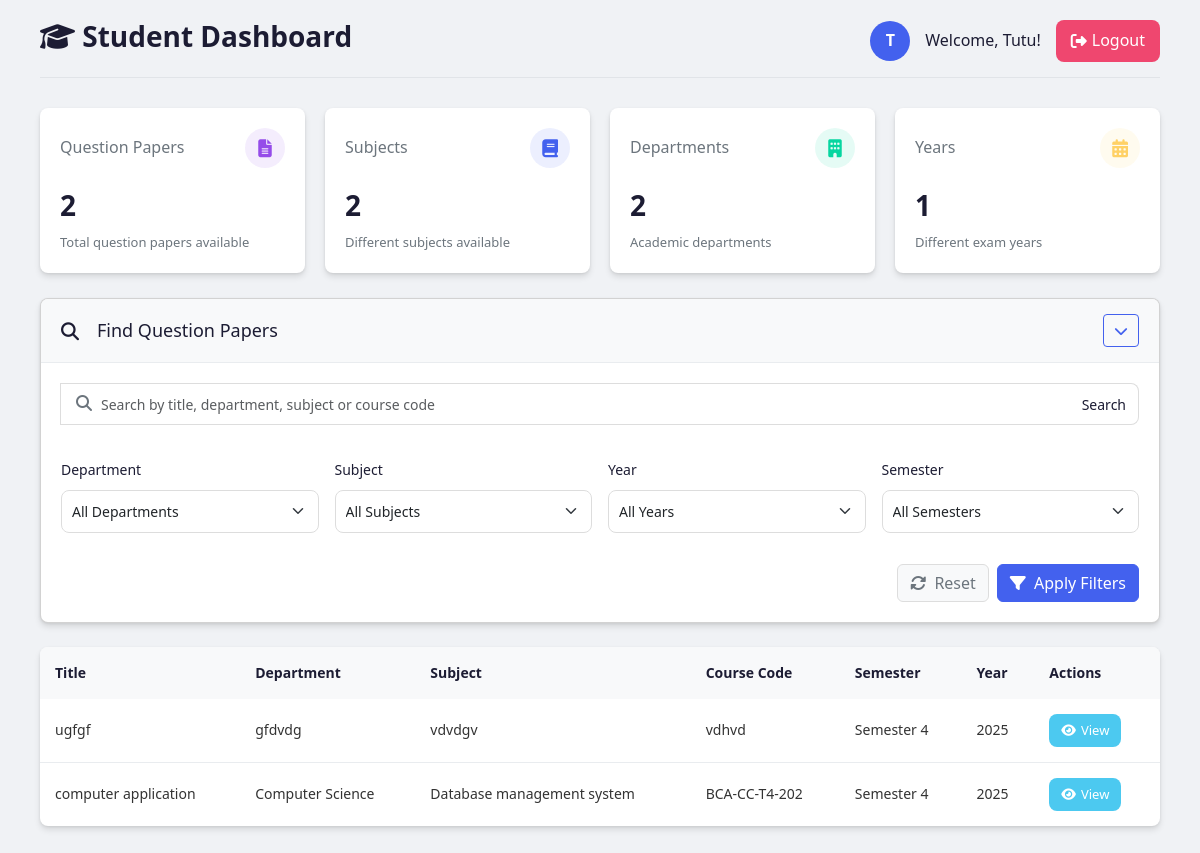
The app's page /student/dashboard.php (signed in) with its own data.
### tables this page shows
CREATE TABLE `question_papers` (
  `id` int(11) NOT NULL,
  `title` varchar(255) NOT NULL,
  `department` varchar(100) NOT NULL,
  `course_code` varchar(50) NOT NULL,
  `paper_year` int(4) NOT NULL,
  `semester` varchar(50) NOT NULL,
  `subject` varchar(100) NOT NULL,
  `credit` int(2) NOT NULL,
  `file_path` varchar(255) NOT NULL,
  `uploaded_at` timestamp NOT NULL DEFAULT current_timestamp(),
  `download_count` int(11) DEFAULT 0
);

### student/dashboard.php (the view, shortened to what this page needs)
<?php
include('../db_connect.php');
$departments = [];
$subjects = [];
$years = [];
$dept_query = mysqli_query($conn, "SELECT DISTINCT department FROM question_papers ORDER BY department");
while ($row = mysqli_fetch_assoc($dept_query)) {
    $departments[] = $row['department'];
}
$subj_query = mysqli_query($conn, "SELECT DISTINCT subject FROM question_papers ORDER BY subject");
while ($row = mysqli_fetch_assoc($subj_query)) {
    $subjects[] = $row['subject'];
}
$year_query = mysqli_query($conn, "SELECT DISTINCT paper_year FROM question_papers ORDER BY paper_year DESC");
while ($row = mysqli_fetch_assoc($year_query)) {
    $years[] = $row['paper_year'];
}
$search_query = isset($_GET['search']) ? $_GET['search'] : '';
$params = [];
$items_per_page = 10;
$page = isset($_GET['page']) ? (int)$_GET['page'] : 1;
$offset = ($page - 1) * $items_per_page;
$count_sql = "SELECT COUNT(*) as total FROM question_papers";
$count_stmt = mysqli_prepare($conn, $count_sql);
mysqli_stmt_execute($count_stmt);
$count_result = mysqli_stmt_get_result($count_stmt);
$count_row = mysqli_fetch_assoc($count_result);
$total_records = $count_row['total'];
?>
<!DOCTYPE html>
<html lang="en">
<head>
    <link rel="stylesheet" href="https://cdnjs.cloudflare.com/ajax/libs/font-awesome/6.4.0/css/all.min.css">
    <link rel="stylesheet" href="https://cdnjs.cloudflare.com/ajax/libs/bootstrap/5.3.0/css/bootstrap.min.css">
</head>
<body>
    <div class="dashboard-container">
        <div class="dashboard-header">
            <h1><i class="fas fa-graduation-cap"></i> Student Dashboard</h1>
            <div class="user-info">
                <div class="user-avatar">
                    <?php echo strtoupper(substr($_SESSION['username'], 0, 1)); ?>
                </div>
                <span>Welcome, <?php echo htmlspecialchars($_SESSION['username']); ?>!</span>
                <a href="../logout.php" class="logout-btn">
                    <i class="fas fa-sign-out-alt"></i> Logout
                </a>
            </div>
        </div>
        <div class="stats-row">
            <div class="stat-card">
                <div class="stat-header">
                    <span class="stat-title">Question Papers</span>
                    <div class="stat-icon bg-purple">
                        <i class="fas fa-file-alt"></i>
                    </div>
                </div>
                <div class="stat-value"><?php echo $total_records; ?></div>
                <div class="stat-desc">Total question papers available</div>
            </div>
            <div class="stat-card">
                <div class="stat-header">
                    <span class="stat-title">Subjects</span>
                    <div class="stat-icon bg-blue">
                        <i class="fas fa-book"></i>
                    </div>
                </div>
                <div class="stat-value"><?php echo count($subjects); ?></div>
                <div class="stat-desc">Different subjects available</div>
            </div>
            <div class="stat-card">
                <div class="stat-header">
                    <span class="stat-title">Departments</span>
                    <div class="stat-icon bg-teal">
                        <i class="fas fa-building"></i>
                    </div>
                </div>
                <div class="stat-value"><?php echo count($departments); ?></div>
                <div class="stat-desc">Academic departments</div>
            </div>
            <div class="stat-card">
                <div class="stat-header">
                    <span class="stat-title">Years</span>
                    <div class="stat-icon bg-orange">
                        <i class="fas fa-calendar-alt"></i>
                    </div>
                </div>
                <div class="stat-value"><?php echo count($years); ?></div>
                <div class="stat-desc">Different exam years</div>
            </div>
        </div>
        <div class="card filter-section mb-4">
            <div class="card-header d-flex justify-content-between align-items-center">
                <h3 class="m-0">
                    <i class="fas fa-search me-2"></i>Find Question Papers
                </h3>
                <button class="btn btn-sm btn-outline-primary" type="button" data-bs-toggle="collapse" data-bs-target="#filterCollapse" aria-expanded="true" aria-controls="filterCollapse">
                    <i class="fas fa-chevron-down" id="filterCollapseIcon"></i>
                </button>
            </div>
            <div class="collapse show" id="filterCollapse">
                <div class="card-body">
                    <div class="search-bar">
                        <form method="get" id="advancedSearchForm">
                            <div class="input-group mb-3">
                                <span class="search-icon">
                                    <i class="fas fa-search"></i>
                                </span>
                                <input type="text" class="form-control" placeholder="Search by title, department, subject or course code" name="search" value="<?php echo htmlspecialchars($search_query); ?>">
                                <button class="btn btn-outline-secondary" type="submit">Search</button>
                            </div>
                            <div class="row g-3">
                                <div class="col-md-3">
                                    <label class="form-label">Department</label>
                                    <select class="form-select filter-select" name="filter_department">
                                        <option value="">All Departments</option>
                                    </select>
                                </div>
                                <div class="col-md-3">
                                    <label class="form-label">Subject</label>
                                    <select class="form-select filter-select" name="filter_subject">
                                        <option value="">All Subjects</option>
                                    </select>
                                </div>
                                <div class="col-md-3">
                                    <label class="form-label">Year</label>
                                    <select class="form-select filter-select" name="filter_year">
                                        <option value="">All Years</option>
                                    </select>
                                </div>
                                <div class="col-md-3">
                                    <label class="form-label">Semester</label>
                                    <select class="form-select filter-select" name="filter_semester">
                                        <option value="">All Semesters</option>
                                    </select>
                                </div>
                            </div>
                            <div class="d-flex justify-content-end mt-3">
                                <a href="index.php" class="btn btn-secondary me-2">
                                    <i class="fas fa-sync-alt me-1"></i> Reset
                                </a>
                                <button type="submit" class="btn btn-primary">
                                    <i class="fas fa-filter me-1"></i> Apply Filters
                                </button>
                            </div>
                        </form>
                    </div>
                </div>
            </div>
        </div>
        <div class="paper-table-container">
            <div class="table-responsive">
                <?php
                $sql = "SELECT * FROM question_papers";
                $sql .= " ORDER BY uploaded_at DESC LIMIT ? OFFSET ?";
                $stmt = mysqli_prepare($conn, $sql);
                if (!empty($params)) {
                    $params[] = $items_per_page;
                    $params[] = $offset;
                    $types = str_repeat('s', count($params) - 2) . 'ii';
                    mysqli_stmt_bind_param($stmt, $types, ...$params);
                } else {
                    mysqli_stmt_bind_param($stmt, "ii", $items_per_page, $offset);
                }
                mysqli_stmt_execute($stmt);
                $result = mysqli_stmt_get_result($stmt);
                if (mysqli_num_rows($result) > 0) {
                ?>
                <table class="paper-table">
                    <thead>
                        <tr>
                            <th>Title</th>
                            <th>Department</th>
                            <th>Subject</th>
                            <th>Course Code</th>
                            <th>Semester</th>
                            <th>Year</th>
                            <th>Actions</th>
                        </tr>
                    </thead>
                    <tbody>
                        <?php while ($row = mysqli_fetch_assoc($result)): ?>
                        <tr>
                            <td><?php echo htmlspecialchars($row['title']); ?></td>
                            <td><?php echo htmlspecialchars($row['department']); ?></td>
                            <td><?php echo htmlspecialchars($row['subject']); ?></td>
                            <td><?php echo htmlspecialchars($row['course_code']); ?></td>
                            <td><?php echo htmlspecialchars($row['semester']); ?></td>
                            <td><?php echo htmlspecialchars($row['paper_year']); ?></td>
                            <td class="actions-cell">
                                <a href="view_document.php?id=<?php echo $row['id']; ?>&type=question_papers" class="view-btn" target="_blank">
                                    <i class="fas fa-eye"></i> View
                                </a>
                            </td>
                        </tr>
                        <?php endwhile; ?>
                    </tbody>
                </table>
                <?php
                } else {
                    echo '<div class="empty-state">
                            <i class="fas fa-search"></i>
                            <h3>No Question Papers Found</h3>
                            <p>Try adjusting your search filters or try a different search term.</p>
                          </div>';
                }
                ?>
            </div>
        </div>
    </div>
</body>
</html>

### records on screen
question_papers: title "ugfgf", department "gfdvdg", subject "vdvdgv", course_code "vdhvd", semester "Semester 4", paper_year "2025"
question_papers: title "computer application", department "Computer Science", subject "Database management system", course_code "BCA-CC-T4-202", semester "Semester 4", paper_year "2025"

### other values on screen
substr($_SESSION['username'], 0, 1) "T"
$_SESSION['username'] "Tutu"
$total_records "2"
count($subjects) "2"
count($departments) "2"
count($years) "1"
